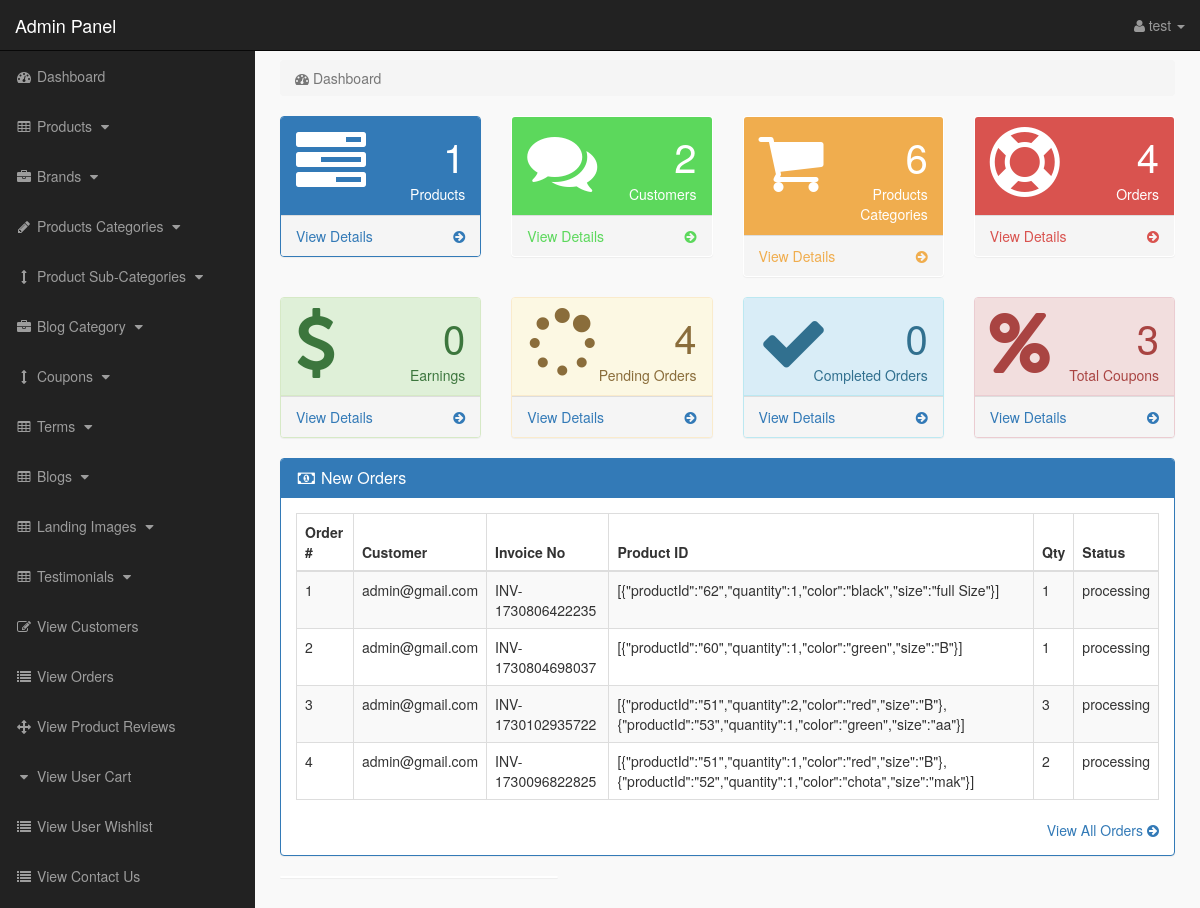
Screenshot of /admin_area/index?dashboard (signed in) with the database file from the repository.
### tables this page shows
CREATE TABLE `my_orders` (
  `order_id` int(11) NOT NULL,
  `customer_id` int(11) NOT NULL,
  `total_amount` decimal(10,2) NOT NULL,
  `invoice_no` varchar(255) NOT NULL,
  `qty` int(11) NOT NULL,
  `payment_method` enum('cod','online') NOT NULL,
  `payment_id` varchar(255) DEFAULT NULL,
  `payment_status` enum('pending','completed','failed') NOT NULL DEFAULT 'pending',
  `order_status` enum('processing','shipped','delivered','cancelled') NOT NULL DEFAULT 'processing',
  `order_date` datetime DEFAULT current_timestamp(),
  `products_ordered` longtext NOT NULL CHECK (json_valid(`products_ordered`))
);

CREATE TABLE `customers` (
  `customer_id` int(10) NOT NULL,
  `customer_login_id` int(11) DEFAULT NULL,
  `customer_name` varchar(255) NOT NULL,
  `customer_email` varchar(255) NOT NULL,
  `customer_pass` varchar(255) NOT NULL,
  `customer_country` text NOT NULL,
  `customer_city` text NOT NULL,
  `customer_contact` varchar(255) NOT NULL,
  `customer_address` text NOT NULL,
  `customer_pincode` int(11) NOT NULL,
  `customer_image` text NOT NULL,
  `customer_ip` varchar(255) NOT NULL,
  `customer_confirm_code` text NOT NULL
);

### admin_area/dashboard.php (the view, shortened to what this page needs)
<?php
if(!isset($_SESSION['admin_email'])){
echo "<script>window.open('login','_self')</script>";
}
else {
?>
<div class="row">
<div class="col-lg-12">
<ol class="breadcrumb">
<li class="active">
<i class="fa fa-dashboard"></i> Dashboard
</li>
</ol>
</div>
</div>
<div class="row">
<div class="col-lg-3 col-md-6">
<div class="panel panel-primary">
<div class="panel-heading">
<div class="row">
<div class="col-xs-3">
<i class="fa fa-tasks fa-5x"> </i>
</div>
<div class="col-xs-9 text-right">
<div class="huge"> <?php echo $count_products; ?> </div>
<div>Products</div>
</div>
</div>
</div>
<a href="index?view_products">
<div class="panel-footer">
<span class="pull-left"> View Details </span>
<span class="pull-right"> <i class="fa fa-arrow-circle-right"></i> </span>
<div class="clearfix"></div>
</div>
</a>
</div>
</div>
<div class="col-lg-3 col-md-6">
<div class="panel panel-green">
<div class="panel-heading">
<div class="row">
<div class="col-xs-3">
<i class="fa fa-comments fa-5x"> </i>
</div>
<div class="col-xs-9 text-right">
<div class="huge"> <?php echo $count_customers; ?> </div>
<div>Customers</div>
</div>
</div>
</div>
<a href="index?view_customers">
<div class="panel-footer">
<span class="pull-left"> View Details </span>
<span class="pull-right"> <i class="fa fa-arrow-circle-right"></i> </span>
<div class="clearfix"></div>
</div>
</a>
</div>
</div>
<div class="col-lg-3 col-md-6">
<div class="panel panel-yellow">
<div class="panel-heading">
<div class="row">
<div class="col-xs-3">
<i class="fa fa-shopping-cart fa-5x"> </i>
</div>
<div class="col-xs-9 text-right">
<div class="huge"> <?php echo $count_p_categories; ?> </div>
<div>Products Categories</div>
</div>
</div>
</div>
<a href="index?view_p_cats">
<div class="panel-footer">
<span class="pull-left"> View Details </span>
<span class="pull-right"> <i class="fa fa-arrow-circle-right"></i> </span>
<div class="clearfix"></div>
</div>
</a>
</div>
</div>
<div class="col-lg-3 col-md-6">
<div class="panel panel-red">
<div class="panel-heading">
<div class="row">
<div class="col-xs-3">
<i class="fa fa-support fa-5x"> </i>
</div>
<div class="col-xs-9 text-right">
<div class="huge"> <?php echo $count_total_orders; ?> </div>
<div>Orders</div>
</div>
</div>
</div>
<a href="index?view_orders">
<div class="panel-footer">
<span class="pull-left"> View Details </span>
<span class="pull-right"> <i class="fa fa-arrow-circle-right"></i> </span>
<div class="clearfix"></div>
</div>
</a>
</div>
</div>
</div>
<div class="row">
    <div class="col-lg-3 col-md-6">
        <div class="panel panel-success">
        <div class="panel-heading">
        <div class="row">
        <div class="col-xs-3">
        <i class="fa fa-dollar fa-5x"> </i>
        </div>
        <div class="col-xs-9 text-right">
        <div class="huge"> <?php echo $count_total_earnings ?> </div>
        <div>Earnings</div>
        </div>
        </div>
        </div>
        <a href="index?view_orders">
        <div class="panel-footer">
        <span class="pull-left"> View Details </span>
        <span class="pull-right"> <i class="fa fa-arrow-circle-right"></i> </span>
        <div class="clearfix"></div>
        </div>
        </a>
        </div>
        </div>
        <div class="col-lg-3 col-md-6">
            <div class="panel panel-warning">
            <div class="panel-heading">
            <div class="row">
            <div class="col-xs-3">
            <i class="fa fa-spinner fa-5x"> </i>
            </div>
            <div class="col-xs-9 text-right">
            <div class="huge"> <?php echo $count_pending_orders ?> </div>
            <div>Pending Orders</div>
            </div>
            </div>
            </div>
            <a href="index?view_pending_orders">
            <div class="panel-footer">
            <span class="pull-left"> View Details </span>
            <span class="pull-right"> <i class="fa fa-arrow-circle-right"></i> </span>
            <div class="clearfix"></div>
            </div>
            </a>
            </div>
            </div>
            <div class="col-lg-3 col-md-6">
                <div class="panel panel-info">
                <div class="panel-heading">
                <div class="row">
                <div class="col-xs-3">
                <i class="fa fa-check fa-5x"> </i>
                </div>
                <div class="col-xs-9 text-right">
                <div class="huge"> <?php echo $count_completed_orders ?> </div>
                <div>Completed Orders</div>
                </div>
                </div>
                </div>
                <a href="index?view_complete_orders">
                <div class="panel-footer">
                <span class="pull-left"> View Details </span>
                <span class="pull-right"> <i class="fa fa-arrow-circle-right"></i> </span>
                <div class="clearfix"></div>
                </div>
                </a>
                </div>
                </div>
                <div class="col-lg-3 col-md-6">
                    <div class="panel panel-danger">
                    <div class="panel-heading">
                    <div class="row">
                    <div class="col-xs-3">
                    <i class="fa fa-percent fa-5x"> </i>
                    </div>
                    <div class="col-xs-9 text-right">
                    <div class="huge"> <?php echo $count_coupons; ?> </div>
                    <div>Total Coupons</div>
                    </div>
                    </div>
                    </div>
                    <a href="index?view_orders">
                    <div class="panel-footer">
                    <span class="pull-left"> View Details </span>
                    <span class="pull-right"> <i class="fa fa-arrow-circle-right"></i> </span>
                    <div class="clearfix"></div>
                    </div>
                    </a>
                    </div>
                    </div>
</div>
<div class="row" >
<div class="col-lg-12" >
<div class="panel panel-primary" >
<div class="panel-heading" >
<h3 class="panel-title" >
<i class="fa fa-money fa-fw" ></i> New Orders
</h3>
</div>
<div class="panel-body" >
<div class="table-responsive" >
<table class="table table-bordered table-hover table-striped" >
<thead>
<tr>
<th>Order #</th>
<th>Customer</th>
<th>Invoice No</th>
<th>Product ID</th>
<th>Qty</th>
<th>Status</th>
</tr>
</thead>
<tbody>
<?php
$i = 0;
$get_order = "select * from my_orders where order_status = 'processing' order by 1 DESC LIMIT 0,5";
$run_order = mysqli_query($con,$get_order);
while($row_order=mysqli_fetch_array($run_order)){
$c_id = $row_order['customer_id'];
$invoice_no = $row_order['invoice_no'];
$product_id = $row_order['products_ordered'];
$qty = $row_order['qty'];
$order_status = $row_order['order_status'];
$i++;
?>
<tr>
<td><?php echo $i; ?></td>
<td>
<?php
$get_customer = "select * from customers where customer_login_id='$c_id'";
$run_customer = mysqli_query($con,$get_customer);
$row_customer = mysqli_fetch_array($run_customer);
$customer_email = $row_customer['customer_email'];
echo $customer_email;
?>
</td>
<td><?php echo $invoice_no; ?></td>
<td><?php echo $product_id; ?></td>
<td><?php echo $qty; ?></td>
<td>
<?php echo $order_status; ?>
</td>
</tr>
<?php } ?>
</tbody>
</table>
</div>
<div class="text-right" >
<a href="index?view_orders" >
View All Orders <i class="fa fa-arrow-circle-right" ></i>
</a>
</div>
</div>
</div>
</div>
<div class="col-md-4">
<div class="panel">
</div>
</div>
</div>
<?php } ?>

### admin_area/includes/sidebar.php (shortened to what this page needs)
<?php
if (!isset($_SESSION['admin_email'])) {
    echo "<script>window.open('login','_self')</script>";
} else {
?>
    <nav class="navbar navbar-inverse navbar-fixed-top">
        <div class="navbar-header">
            <a class="navbar-brand" href="index?dashboard">Admin Panel</a>
        </div>
        <ul class="nav navbar-right top-nav">
            <li class="dropdown">
                <a href="#" class="dropdown-toggle" data-toggle="dropdown">
                    <i class="fa fa-user"></i>
                    <?php echo $admin_name; ?> <b class="caret"></b>
                </a>
            </li>
        </ul>
        <div class="collapse navbar-collapse navbar-ex1-collapse">
            <ul class="nav navbar-nav side-nav">
                <li>
                    <a href="index?dashboard">
                        <i class="fa fa-fw fa-dashboard"></i> Dashboard
                    </a>
                </li>
                <li>
                    <a href="#" data-toggle="collapse" data-target="#products">
                        <i class="fa fa-fw fa-table"></i> Products
                        <i class="fa fa-fw fa-caret-down"></i>
                    </a>
                </li>
                <li>
                    <a href="#" data-toggle="collapse" data-target="#manufacturers">
                        <i class="fa fa-fw fa-briefcase"></i> Brands
                        <i class="fa fa-fw fa-caret-down"></i>
                    </a>
                </li>
                <li>
                    <a href="#" data-toggle="collapse" data-target="#p_cat">
                        <i class="fa fa-fw fa-pencil"></i> Products Categories
                        <i class="fa fa-fw fa-caret-down"></i>
                    </a>
                </li>
                <li>
                    <a href="#" data-toggle="collapse" data-target="#cat">
                        <i class="fa fa-fw fa-arrows-v"></i> Product Sub-Categories
                        <i class="fa fa-fw fa-caret-down"></i>
                    </a>
                </li>
                <li>
                    <a href="#" data-toggle="collapse" data-target="#blog_category">
                        <i class="fa fa-fw fa-briefcase"></i> Blog Category
                        <i class="fa fa-fw fa-caret-down"></i>
                    </a>
                </li>
                <li>
                    <a href="#" data-toggle="collapse" data-target="#coupons">
                        <i class="fa fa-fw fa-arrows-v"></i> Coupons
                        <i class="fa fa-fw fa-caret-down"></i>
                    </a>
                </li>
                <li>
                    <a href="#" data-toggle="collapse" data-target="#terms">
                        <i class="fa fa-fw fa-table"></i> Terms
                        <i class="fa fa-fw fa-caret-down"></i>
                    </a>
                </li>
                <li>
                    <a href="#" data-toggle="collapse" data-target="#blogs">
                        <i class="fa fa-fw fa-table"></i> Blogs
                        <i class="fa fa-fw fa-caret-down"></i>
                    </a>
                </li>
                <li>
                    <a href="#" data-toggle="collapse" data-target="#landing_images">
                        <i class="fa fa-fw fa-table"></i> Landing Images
                        <i class="fa fa-fw fa-caret-down"></i>
                    </a>
                </li>
                <li>
                    <a href="#" data-toggle="collapse" data-target="#testimonials">
                        <i class="fa fa-fw fa-table"></i> Testimonials
                        <i class="fa fa-fw fa-caret-down"></i>
                    </a>
                </li>
                <li>
                    <a href="index?view_customers">
                        <i class="fa fa-fw fa-edit"></i> View Customers
                    </a>
                </li>
                <li>
                    <a href="index?view_orders">
                        <i class="fa fa-fw fa-list"></i> View Orders
                    </a>
                </li>
                <li>
                    <a href="index?view_product_reviews">
                        <i class="fa fa-fw fa-arrows"></i> View Product Reviews
                    </a>
                </li>
                <li>
                    <a href="index?view_user_cart">
                        <i class="fa fa-fw fa-caret-down"></i> View User Cart
                    </a>
                </li>
                <li>
                    <a href="index?view_user_wishlist">
                        <i class="fa fa-fw fa-list"></i> View User Wishlist
                    </a>
                </li>
                <li>
                    <a href="index?view_contact_us">
                        <i class="fa fa-fw fa-list"></i> View Contact Us
                    </a>
                </li>
                <li>
                    <a href="index?view_subscription">
                    </a>
                </li>
            </ul>
        </div>
    </nav>
<?php } ?>

### admin_area/css/style.css (style rules this page uses)
body { margin-top:100px; }
@media (min-width: 768px) { body { margin-top:50px; } }
.top-nav { padding:0 15px; }
.top-nav>li { display:inline-block; float:left; }
.top-nav>li>a { padding-top:15px; padding-bottom:15px; line-height:20px; color:#999; }
@media (min-width: 768px) { .side-nav { position:fixed; top:51px; width:255px; border-radius:0; overflow-y:auto; background-color: #222; bottom:0; overflow-x:hidden; padding-bottom:40px; } }
@media (min-width: 768px) { .side-nav>li>a { width:255px; } }
.huge { font-size:40px; line-height:normal; }
.panel-green > .panel-heading { color:#fff; background-color:#5cd85c; }
.panel-green > a { color:#5cd85c; }
.panel-red > .panel-heading { color:#fff; background-color:#d9534f; }
.panel-red > a { color:#d9534f; }
.panel-yellow > .panel-heading { color:#fff; background-color:#f0ad4e; }
.panel-yellow > a { color:#f0ad4e; }
.panel-body { border-radius:5px; }

### rows the page displays
my_orders: customers.customer_email "admin@gmail.com", invoice_no "INV-1730806422235", products_ordered "[{\"productId\":\"62\",\"quantity\":1,\"color\":\"black\",\"size\":\"full Size\"}]", qty "1", order_status "processing"
my_orders: customers.customer_email "admin@gmail.com", invoice_no "INV-1730804698037", products_ordered "[{\"productId\":\"60\",\"quantity\":1,\"color\":\"green\",\"size\":\"B\"}]", qty "1", order_status "processing"
my_orders: customers.customer_email "admin@gmail.com", invoice_no "INV-1730102935722", products_ordered "[{\"productId\":\"51\",\"quantity\":2,\"color\":\"red\",\"size\":\"B\"},{\"productId\":\"53\",\"quantity\":1,\"color\":\"green\",\"size\":\"aa\"}]", qty "3", order_status "processing"
my_orders: customers.customer_email "admin@gmail.com", invoice_no "INV-1730096822825", products_ordered "[{\"productId\":\"51\",\"quantity\":1,\"color\":\"red\",\"size\":\"B\"},{\"productId\":\"52\",\"quantity\":1,\"color\":\"chota\",\"size\":\"mak\"}]", qty "2", order_status "processing"

### other values shown
$admin_name "test"
$count_products "1"
$count_customers "2"
$count_p_categories "6"
$count_total_orders "4"
$count_total_earnings "0"
$count_pending_orders "4"
$count_completed_orders "0"
$count_coupons "3"
